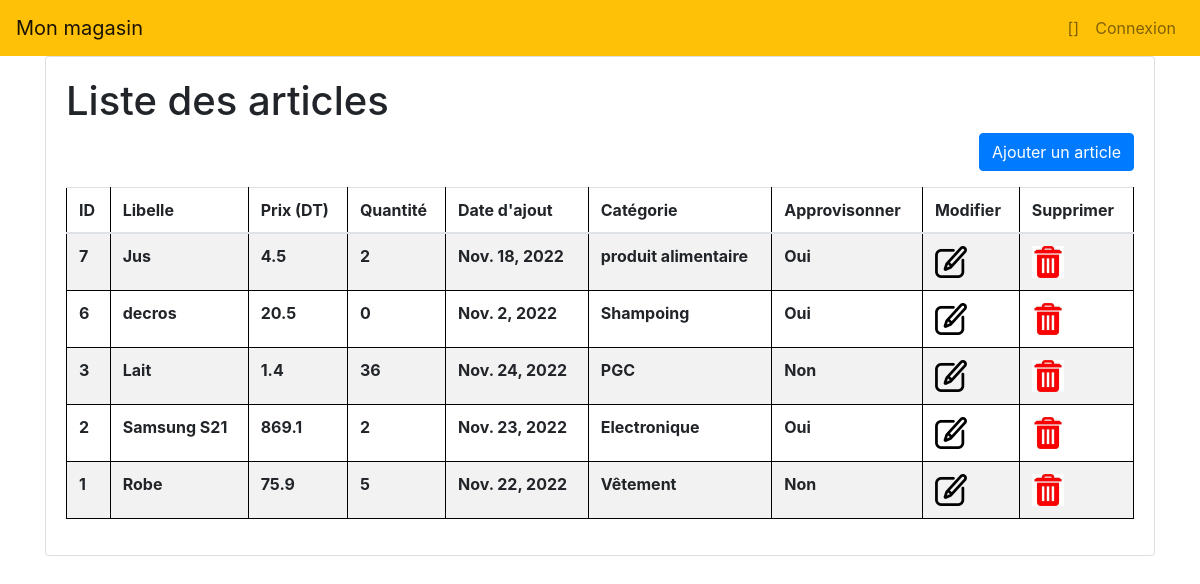
Screenshot of /magasin/articles/ with the database file from the repository.
### magasin/models.py (models this page shows, shortened)
class Article(models.Model) :
    libelle = models.CharField(max_length=25)
    prix = models.FloatField()
    qte = models.IntegerField()
    dateAjout = models.DateField()
    categ = models.ForeignKey('Categorie', on_delete=models.CASCADE,)

class Categorie(models.Model) :
    nomCat = models.TextField()
    description = models.TextField()

### magasin/views.py (the view)
# urls.py: path('articles/', views.index, name='articles'),
def index(request):
    art = Article.objects.all().values()
    cat=Categorie.objects.all().values()
    template = loader.get_template('home.html')
    context = {
 'art': art,
 'cat':cat,
 }
    return HttpResponse(template.render(context, request))

### magasin/Templates/home.html (shortened to what this page needs)
<html>
{% load static %}
<head>
   <link rel="stylesheet" href="{% static 'css/style.css' %}">
   <link rel="stylesheet" href="{% static 'css/bootstrap.min.css' %}">
</head>
<body>
   {% include "navBar.html" %}
   <div class="container">
      <div class="card mb-6">
         <div class="card-body">
            <h1>Liste des articles</h1>
            <p align="right">
               <a href="addArticle/" class="btn btn-primary">Ajouter un article</a>
               </p>
            <table class="table table-striped">
               <thead>
                  <tr>
                     <th>ID</th>
                     <th>Libelle</th>
                     <th>Prix (DT)</th>
                     <th>Quantité</th>
                     <th>Date d'ajout</th>
                     <th>Catégorie</th>
                     <th>Approvisonner</t>
                     <th>Modifier</th>
                     <th>Supprimer</th>
                  </tr>
               </thead>
               <tbody>
                  {% for a in art reversed %}
                  {% for c in cat reversed %}
                  {% if c.id == a.categ_id %}
                  <tr>
                     <th>{{ a.id }}</th>
                     <th>{{ a.libelle }}</th>
                     <th>{{ a.prix }}</th>
                     <th>{{ a.qte }}</th>
                     <th>{{ a.dateAjout }}</th>
                     <th>{{ c.nomCat }}</th>
                     {% if a.qte < 5 %} <th>Oui</th>
                        {% else %}
                        <th>Non</th>
                        {% endif %}
                        <th><a href="update_art/{{ a.id }}"><img height="32" width="32" src="{% static 'img/edit.png' %}"></a></th>
                        <th><a href="del_art/{{a.id}}"><img height="32" width="32" src="{% static 'img/delete.jfif' %}"></a></th>
                  </tr>
                  {%endif%}
                  {% endfor %}
                  {% endfor %}
               </tbody>
            </table>
</body>
</html>

### magasin/Templates/navBar.html (shortened to what this page needs)
<Navbar>
    <nav class="navbar navbar-expand-sm navbar-light bg-warning">
        <a class="navbar-brand" href="">Mon magasin </a>
        <div class="collapse navbar-collapse">
            <ul class="navbar-nav ml-auto">
                <li class="nav-item">
                    <a class="nav-link" href="#">[{{ request.session.username }}]</a>
                </li>
                <li class="nav-item">
                    {% if request.user.is_authenticated %}
                    <a class="nav-link" href="{% url 'disconnect' %}">Déconnexion</a>
                </li>
                {% else %}
                <li class="nav-item">
                    <a class="nav-link" href="{% url 'connect' %}">Connexion</a>
                </li>
                {% endif %}
            </ul>
        </div>
    </nav>

### magasin/static/css/style.css (style rules this page uses)
table, th, td { border: 1px solid black; border-collapse: collapse; padding: 15px; }

### rows the page displays
Article: id "7", libelle "Jus", prix "4.5", qte "2", dateAjout "Nov. 18, 2022"
Categorie: nomCat "produit alimentaire", shows "Oui"
Article: id "6", libelle "decros", prix "20.5", qte "0", dateAjout "Nov. 2, 2022"
Categorie: nomCat "Shampoing", shows "Oui"
Article: id "3", libelle "Lait", prix "1.4", qte "36", dateAjout "Nov. 24, 2022"
Categorie: nomCat "PGC", shows "Non"
Article: id "2", libelle "Samsung S21", prix "869.1", qte "2", dateAjout "Nov. 23, 2022"
Categorie: nomCat "Electronique", shows "Oui"
Article: id "1", libelle "Robe", prix "75.9", qte "5", dateAjout "Nov. 22, 2022"
Categorie: nomCat "Vêtement", shows "Non"
